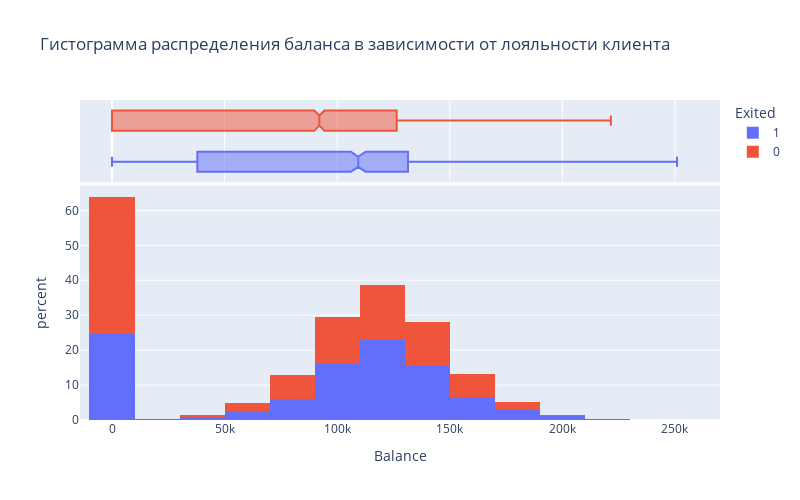

This figure's notebook cell:
### Markdown cell above
## 9.3.
Посмотрите на распределение баланса клиента в разрезе признака оттока. Как различаются суммы на накопительном счёте ушедших и лояльных клиентов? Подумайте и напишите, с чем это может быть связано, что может не устраивать ушедших клиентов в банке.

### Code cell
fig = px.histogram(
    data_frame= churn_data,
    x='Balance',
    color = "Exited",
    nbins=15,
    title='Гистограмма распределения баланса в зависимости от лояльности клиента',
    width=800,
    height=500,
    marginal='box',
    histnorm='percent'
)
if not os.path.exists("images"):
    os.mkdir("images")
fig.write_image("images/fig9.3.png")
fig.show();

### Figure 1 — Plotly figure (JSON) as saved in the notebook; plotly's stock layout.template omitted (floating-point values rounded to 4 significant figures; data arrays with more than 128 entries replaced by an {"elided": "..."} marker saying what was removed)
{"data": [{"alignmentgroup": "True", "bingroup": "x", "histnorm": "percent", "hovertemplate": "Exited=1<br>Balance=%{x}<br>percent=%{y}<extra></extra>", "legendgroup": "1", "marker": {"color": "#636efa", "pattern": {"shape": ""}}, "name": "1", "nbinsx": 15, "offsetgroup": "1", "orientation": "v", "showlegend": true, "type": "histogram", "x": {"elided": "2037 float values"}, "xaxis": "x", "yaxis": "y"}, {"alignmentgroup": "True", "hovertemplate": "Exited=1<br>Balance=%{x}<extra></extra>", "legendgroup": "1", "marker": {"color": "#636efa"}, "name": "1", "notched": true, "offsetgroup": "1", "showlegend": false, "type": "box", "x": {"elided": "2037 float values"}, "xaxis": "x2", "yaxis": "y2"}, {"alignmentgroup": "True", "bingroup": "x", "histnorm": "percent", "hovertemplate": "Exited=0<br>Balance=%{x}<br>percent=%{y}<extra></extra>", "legendgroup": "0", "marker": {"color": "#EF553B", "pattern": {"shape": ""}}, "name": "0", "nbinsx": 15, "offsetgroup": "0", "orientation": "v", "showlegend": true, "type": "histogram", "x": {"elided": "7963 float values"}, "xaxis": "x", "yaxis": "y"}, {"alignmentgroup": "True", "hovertemplate": "Exited=0<br>Balance=%{x}<extra></extra>", "legendgroup": "0", "marker": {"color": "#EF553B"}, "name": "0", "notched": true, "offsetgroup": "0", "showlegend": false, "type": "box", "x": {"elided": "7963 float values"}, "xaxis": "x2", "yaxis": "y2"}], "layout": {"barmode": "relative", "height": 500, "legend": {"title": {"text": "Exited"}, "tracegroupgap": 0}, "title": {"text": "Гистограмма распределения баланса в зависимости от лояльности клиента"}, "width": 800, "xaxis": {"anchor": "y", "domain": [0, 1], "title": {"text": "Balance"}}, "xaxis2": {"anchor": "y2", "domain": [0, 1], "matches": "x", "showgrid": true, "showticklabels": false}, "yaxis": {"anchor": "x", "domain": [0, 0.7326], "title": {"text": "percent"}}, "yaxis2": {"anchor": "x2", "domain": [0.7426, 1], "matches": "y2", "showgrid": false, "showline": false, "showticklabels": false, "ticks": ""}}}
